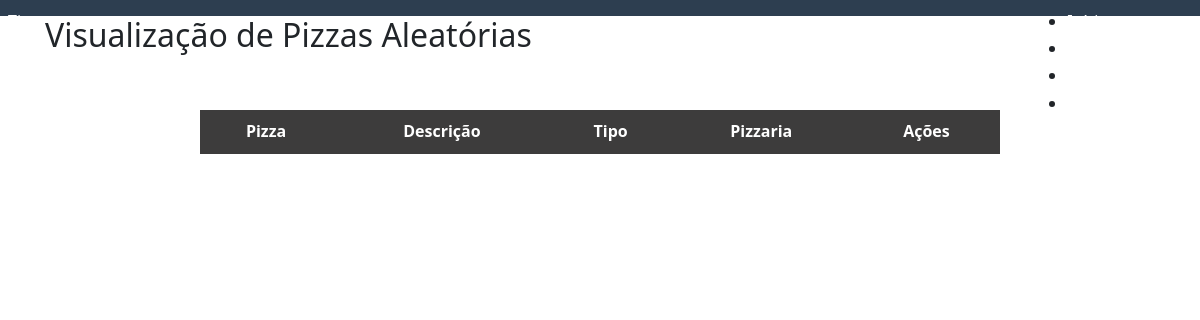
The page /pizzas/random/ (signed in) on the database as committed earlier.
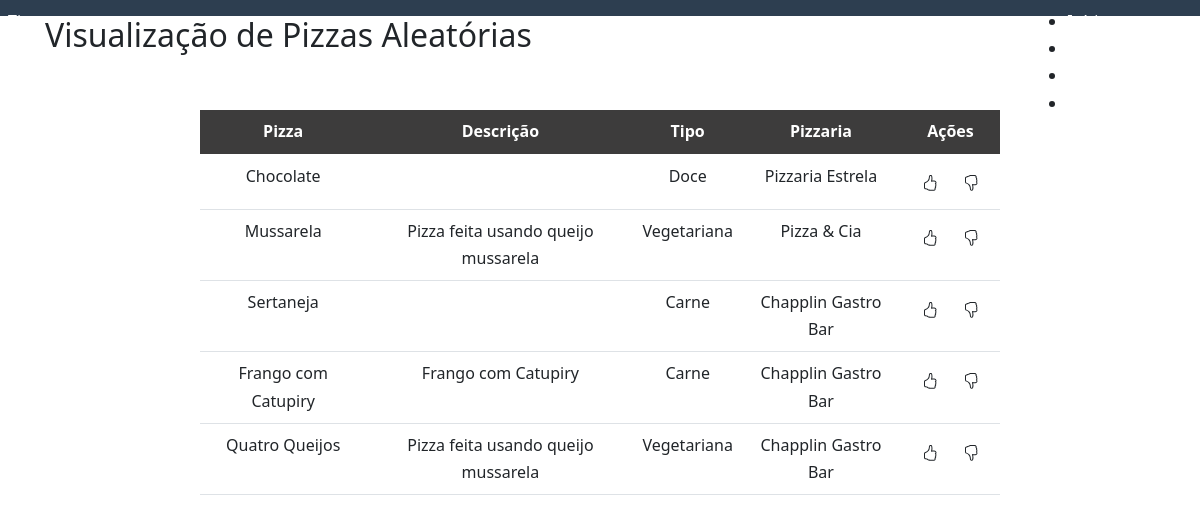
The same page on the database as committed later.
### pizza/models.py (models this page shows, shortened)
class Pizza(models.Model):
    CHOICES = (
        ('CA', 'Carne'),
        ('VE', 'Vegetariana'),
        ('VG', 'Vegana'),
        ('DC', 'Doce')
    )
    title = models.CharField(max_length=120)
    description = models.CharField(max_length=120, blank=True)
    type = models.CharField(max_length=20, choices=CHOICES, default="")
    thumbnail_url = models.URLField(default="", blank=True)
    approved = models.BooleanField(default=False)
    creator = models.ForeignKey(Pizzeria, on_delete=models.CASCADE, default="")
    class Meta:
        verbose_name = 'Pizza'
        verbose_name_plural = 'Pizzas'
        ordering = ['creator', 'title']

class Pizzeria(models.Model):
    name = models.CharField(max_length=120, default="")
    owner = models.ForeignKey(UserProfile, on_delete=models.CASCADE)
    address = models.CharField(max_length=512, default="", blank=True)
    phone = models.CharField(max_length=40, default="", blank=True)
    def __str__(self):
        return self.name
    class Meta:
        verbose_name = 'Pizzeria'
        verbose_name_plural = 'Pizzerias'
        ordering = ['name', 'owner']

### pizza/views.py (the view)
# urls.py: path('random/', random, name='random'),
@login_required(login_url='entrar/')
def random(request):
    content = {'pizzas': Pizza.objects.order_by('?')[:5]}
    template_name = 'random.html'
    content['like'], content['dislike'] = like_deslike()
    return render(request, template_name, content)

### pizza/views.py (called while the page is built)
def like_deslike():
    content = {'likes': Likes.objects.all().values('pizza'),
               'dislikes': Dislikes.objects.all().values('pizza'), 'like': [], 'dislike': []}
    for like in content['likes']:
        for pizza, id in like.items():
            content['like'].append(id)
    for dislike in content['dislikes']:
        for pizza, id in dislike.items():
            content['dislike'].append(id)
    return content['like'], content['dislike']

### pizza/templates/random.html (shortened to what this page needs)
{% extends 'base.html' %}
{% block content %}
<h2>Visualização de Pizzas Aleatórias</h2>
<div class="col-8 m-auto pt-5 text-center">
    <table class="table">
        <thead>
            <tr style="background-color: #3d3c3c; color:#fff">
                <th scope="col">Pizza</th>
                <th scope="col">Descrição</th>
                <th scope="col">Tipo</th>
                <th scope="col">Pizzaria</th>
                <th scope="col">Ações</th>
            </tr>
        </thead>
        <tbody>
        {% for pizza in pizzas %}
            <tr>
                <td>{{ pizza.title }}</td>
                <td>{{ pizza.description }}</td>
                {% if pizza.type == 'CA' %}
                <td>Carne</td>
                {% elif pizza.type == 'VE' %}
                <td>Vegetariana</td>
                {% elif pizza.type == 'VG' %}
                <td>Vegana</td>
                {% elif pizza.type == 'DC' %}
                <td>Doce</td>
                {% endif %}
                <td>{{ pizza.creator }}</td>
                <td>
                    <div class="btn-group">
                    {% if pizza.id in like %}
                        <a href="/pizzas/remove_like/{{pizza.id}}/" id="btn-like-fill" class="btn btn-default"><svg xmlns="http://www.w3.org/2000/svg" width="16" height="16" fill="currentColor" class="bi bi-hand-thumbs-up-fill" viewBox="0 0 16 16">
                          <path d="M6.956 1.745C7.021.81 7.908.087 8.864.325l.261.066c.463.116.874.456 1.012.965.22.816.533 2.511.062 4.51a9.84 9.84 0 0 1 .443-.051c.713-.065 1.669-.072 2.516.21.518.173.994.681 1.2 1.273.184.532.16 1.162-.234 1.733.058.119.103.242.138.363.077.27.113.567.113.856 0 .289-.036.586-.113.856-.039.135-.09.273-.16.404.169.387.107.819-.003 1.148a3.163 3.163 0 0 1-.488.901c.054.152.076.312.076.465 0 .305-.089.625-.253.912C13.1 15.522 12.437 16 11.5 16H8c-.605 0-1.07-.081-1.466-.218a4.82 4.82 0 0 1-.97-.484l-.048-.03c-.504-.307-.999-.609-2.068-.722C2.682 14.464 2 13.846 2 13V9c0-.85.685-1.432 1.357-1.615.849-.232 1.574-.787 2.132-1.41.56-.627.914-1.28 1.039-1.639.199-.575.356-1.539.428-2.59z"/>
                        </svg></a>
                    {% else %}
                        <a href="/pizzas/set_like/{{pizza.id}}/" id="btn-like" class="btn btn-default"></a>
                    {% endif %}
                    {% if pizza.id in dislike %}
                         <a href="/pizzas/remove_dislike/{{pizza.id}}/" id="btn-dislike-fill" class="btn btn-default"><svg xmlns="http://www.w3.org/2000/svg" width="16" height="16" fill="currentColor" class="bi bi-hand-thumbs-down-fill" viewBox="0 0 16 16">
                          <path d="M6.956 14.534c.065.936.952 1.659 1.908 1.42l.261-.065a1.378 1.378 0 0 0 1.012-.965c.22-.816.533-2.512.062-4.51.136.02.285.037.443.051.713.065 1.669.071 2.516-.211.518-.173.994-.68 1.2-1.272a1.896 1.896 0 0 0-.234-1.734c.058-.118.103-.242.138-.362.077-.27.113-.568.113-.856 0-.29-.036-.586-.113-.857a2.094 2.094 0 0 0-.16-.403c.169-.387.107-.82-.003-1.149a3.162 3.162 0 0 0-.488-.9c.054-.153.076-.313.076-.465a1.86 1.86 0 0 0-.253-.912C13.1.757 12.437.28 11.5.28H8c-.605 0-1.07.08-1.466.217a4.823 4.823 0 0 0-.97.485l-.048.029c-.504.308-.999.61-2.068.723C2.682 1.815 2 2.434 2 3.279v4c0 .851.685 1.433 1.357 1.616.849.232 1.574.787 2.132 1.41.56.626.914 1.28 1.039 1.638.199.575.356 1.54.428 2.591z"/>
                        </svg></a>
                    {% else %}
                        <a href="/pizzas/set_dislike/{{pizza.id}}/" id="btn-dislike" class="btn btn-default"></a>
                    {% endif %}
                    </div>
                </td>
            </tr>
        {% endfor %}
        </tbody>
    </table>
</div>
{% endblock %}

Rows that differ between the two databases and show on the page:
added Pizza: title "Chocolate", type "Doce", creator "Pizzaria Estrela"
added Pizza: title "Mussarela", description "Pizza feita usando queijo mussarela", type "Vegetariana", creator "Pizza & Cia"
added Pizza: title "Sertaneja", type "Carne", creator "Chapplin Gastro Bar"
added Pizza: title "Frango com Catupiry", description "Frango com Catupiry", type "Carne", creator "Chapplin Gastro Bar"
added Pizza: title "Quatro Queijos", description "Pizza feita usando queijo mussarela", type "Vegetariana", creator "Chapplin Gastro Bar"
